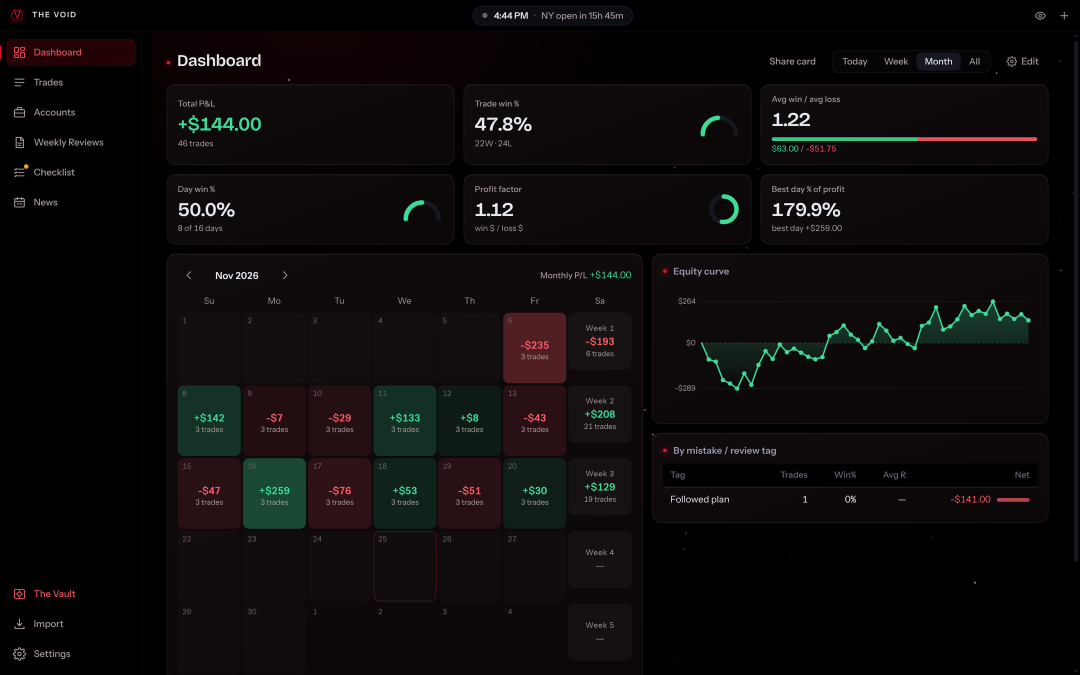
#> input picture assets/screens/dashboard.png, 2160 x 1350 px (shown at 1/2 size); its folder holds only this picture in this run
$ python crops.py
#> lines starting #> are read from the running program, lines starting #| are printed output that depends on the picture
#!/usr/bin/env python3
"""Cuts phone-sized close-ups from the 2160px sample-data screenshots in assets/screens into public/img/zoom-*.webp.
Run: python3 tools/crops.py   (then python3 tools/build.py). Boxes are (left, top, right, bottom) in source pixels."""
import pathlib
from PIL import Image
root = pathlib.Path(__file__).resolve().parent.parent
CROPS = {
    "zoom-stats":    ("dashboard",    (333, 167, 1503, 488)),   # Total P&L, trade win %, day win %, profit factor
    "zoom-calendar": ("dashboard",    (333, 508, 1285, 1058)),  # month header and the first three weeks
    "zoom-curve":    ("dashboard",    (1305, 508, 2097, 848)),  # equity curve card
    "zoom-trade":    ("trade-detail", (1453, 229, 2079, 1123)), # net P&L, times, review tags and notes
}
for name, (src, box) in CROPS.items():
    im = Image.open(root / "assets/screens" / f"{src}.png").convert("RGB").crop(box)
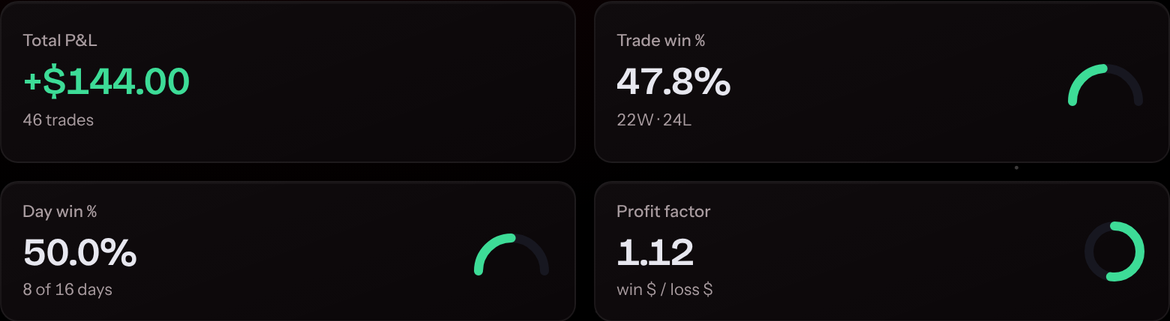
#> im: PIL image 1170x321 RGB; mean R, G, B 16.3, 14, 15.3
    out = root / "public/img" / f"{name}.webp"
    im.save(out, "WEBP", quality=82, method=6)
#> (the run stopped early here; a loop or call above may not have finished)
